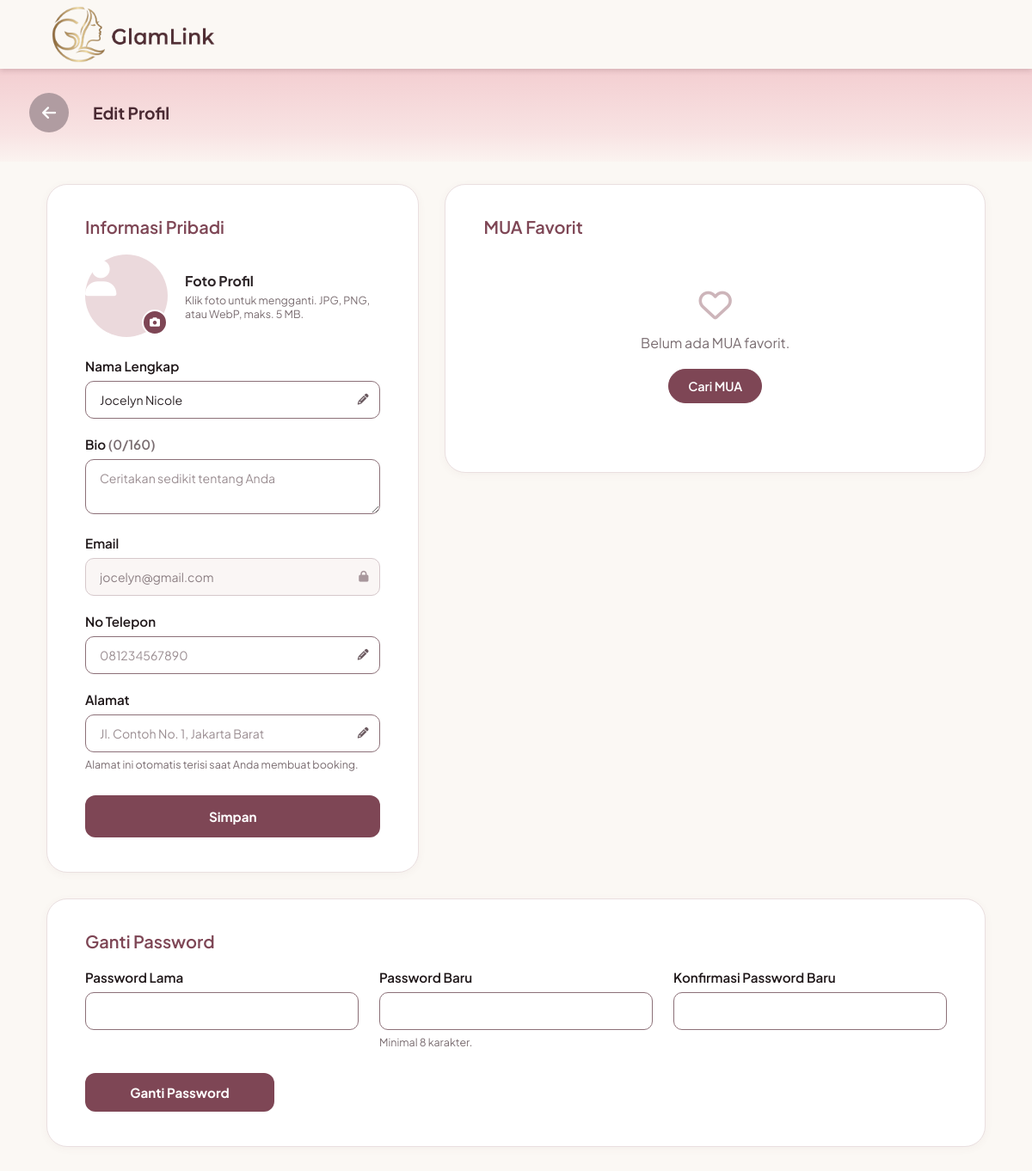
The app's page /klien/profil_edit.php (signed in), older data.
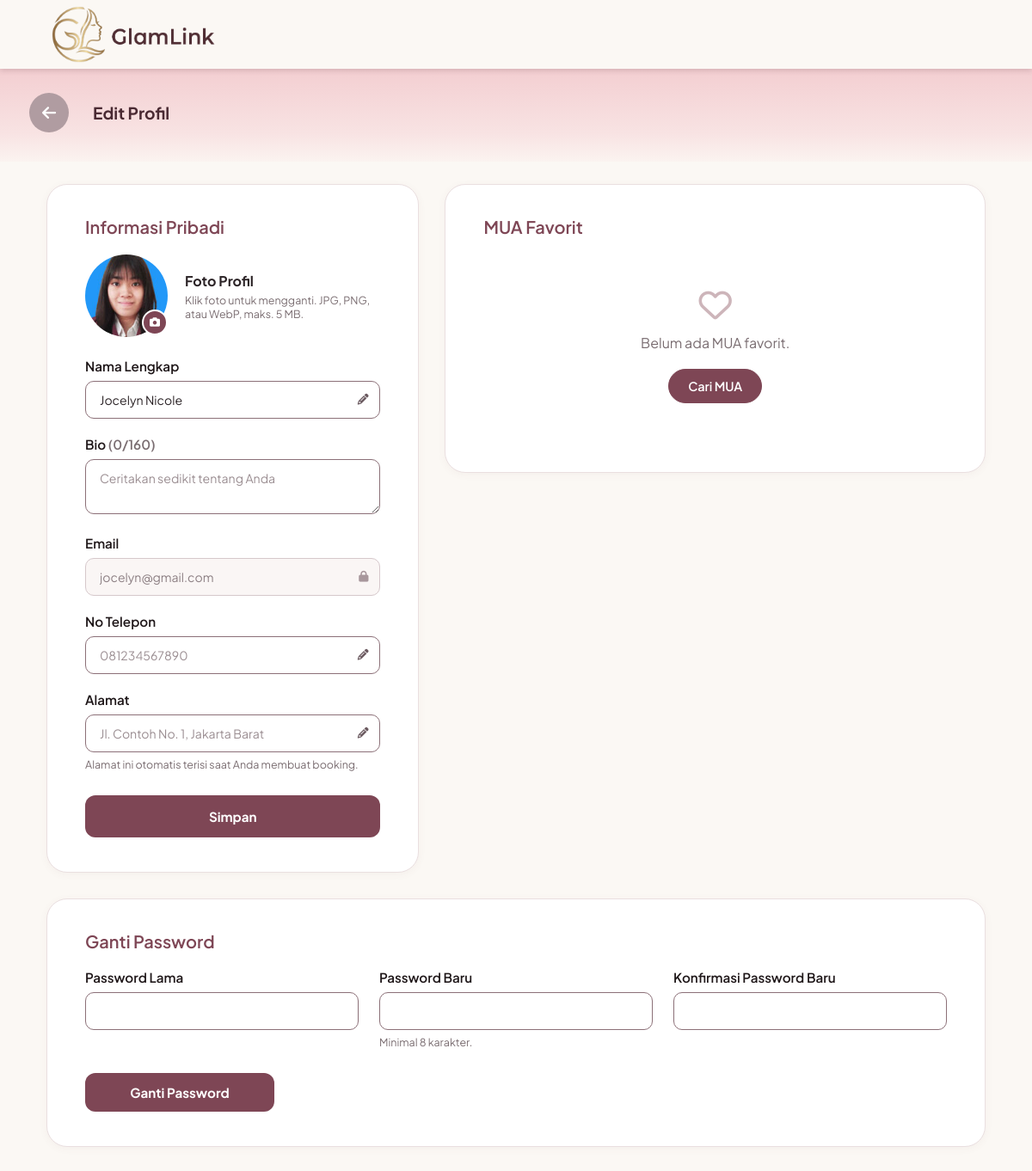
The same page, newer data.
### tables this page shows
CREATE TABLE `users` (
  `id_user` int(11) NOT NULL,
  `nama` varchar(100) NOT NULL,
  `email` varchar(100) NOT NULL,
  `nomor_telepon` varchar(20) DEFAULT NULL,
  `nama_brand` varchar(150) DEFAULT NULL,
  `bio` text DEFAULT NULL,
  `lokasi` varchar(150) DEFAULT NULL,
  `foto_profil` varchar(255) DEFAULT NULL,
  `password` varchar(255) NOT NULL,
  `role` enum('mua','pelanggan','admin') NOT NULL,
  `dibuat_pada` timestamp NOT NULL DEFAULT current_timestamp(),
  `status_verifikasi` enum('pending','approved','rejected') NOT NULL DEFAULT 'approved',
  `alasan_tolak` varchar(255) DEFAULT NULL
);

### klien/profil_edit.php (the view, shortened to what the changed rows need)
<?php
require __DIR__ . '/../includes/klien.php';
$u = q('SELECT nama, email, nomor_telepon, lokasi, bio, foto_profil FROM users WHERE id_user = ?', [$id_klien])[0];
head_klien('Edit Profil');
?>
<div class="bk-band"><div class="bk-wrap bk-band-in">
    <h1>Edit Profil</h1>
</div></div>
<main class="pr-page pr-edit">
    <div class="pr-grid">
        <form class="pr-card" method="POST" enctype="multipart/form-data" novalidate>
            <h2>Informasi Pribadi</h2>
            <div class="pr-foto">
                <label class="pr-avatar" for="f-foto" title="Ganti foto profil"><span id="pr-prev"><?php echo foto($u['foto_profil'], 'avatar xl'); ?></span><span class="pr-cam"><i class="fa-solid fa-camera"></i></span></label>
            </div>
            <div class="pr-item"><label class="pr-lbl" for="f-nama">Nama Lengkap</label>
                <div class="pr-in"><input type="text" id="f-nama" name="nama" maxlength="100" value="<?php echo e($u['nama']); ?>" required><i class="fa-solid fa-pencil"></i></div></div>
            <div class="pr-item"><label class="pr-lbl" for="f-email">Email</label>
                <div class="pr-in pr-off"><input type="email" id="f-email" value="<?php echo e($u['email']); ?>" disabled><i class="fa-solid fa-lock" title="Email tidak dapat diubah"></i></div></div>
        </form>
        <section class="pr-card">
            <h2>MUA Favorit</h2>
        </section>
    </div>
    <form class="pr-card pr-pass" id="password" method="POST" novalidate>
        <h2>Ganti Password</h2>
    </form>
</main>
</body></html>

### includes/klien.php (shortened to what the changed rows need)
<?php
require_once __DIR__ . '/../koneksi.php';
$id_klien = (int)$_SESSION['id_user'];
function q($sql, $params = []) {
    global $koneksi;
    $st = $koneksi->prepare($sql);
    if ($params) { $st->bind_param(str_repeat('s', count($params)), ...$params); }
    $st->execute();
    $r = $st->get_result();
    return $r ? $r->fetch_all(MYSQLI_ASSOC) : [];
}
function e($v)      { return htmlspecialchars((string)$v, ENT_QUOTES); }
function foto($file, $kelas = '', $ikon = 'fa-user') {
    $f = basename((string)$file);
    if ($f !== '' && file_exists(__DIR__ . '/../assets/img/' . $f)) {
        return '<img class="' . $kelas . '" src="../assets/img/' . e($f) . '" alt="">';
    }
    return '<div class="' . $kelas . ' foto-kosong"><i class="fa-solid ' . $ikon . '"></i></div>';
}
function head_klien($judul) {
    echo '<!DOCTYPE html><html lang="id"><head><meta charset="UTF-8"><meta name="viewport" content="width=device-width, initial-scale=1.0"><title>' . e($judul) . ' - GlamLink</title>
<link rel="stylesheet" href="https://cdnjs.cloudflare.com/ajax/libs/font-awesome/6.4.0/css/all.min.css">
<link href="https://fonts.googleapis.com/css2?family=Plus+Jakarta+Sans:wght@400;500;600;700&display=swap" rel="stylesheet">
<link rel="stylesheet" href="../assets/css/navbar.css"><link rel="stylesheet" href="../assets/css/klien.css"></head><body>';
}

Row changes from the older to the newer data that the page shows:
changed users "Jocelyn Nicole": foto_profil: picture added
